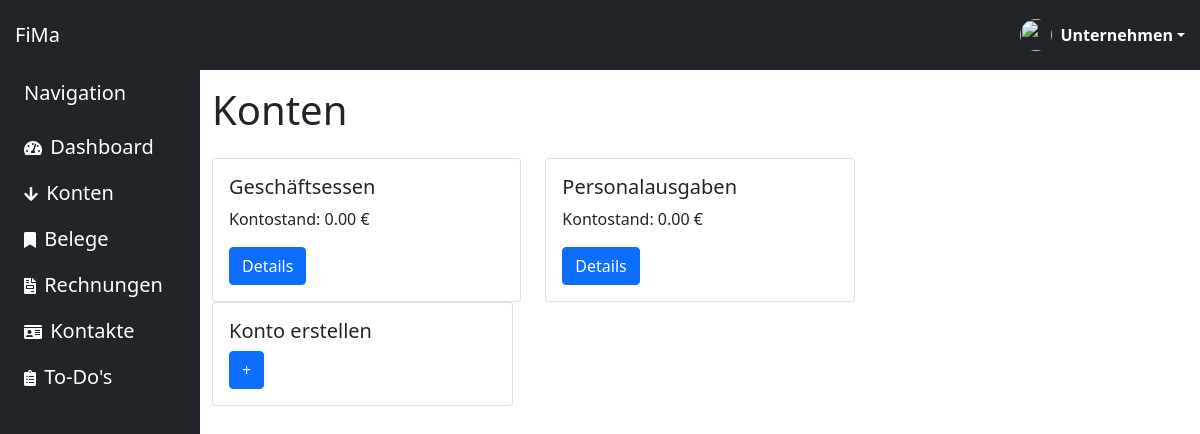
/accounts/ (signed in), run on the app's committed database.
### home/models.py (models this page shows)
class konto(models.Model):
    name = models.CharField(max_length=30,primary_key=True)
    bank = models.CharField(max_length=40)
    iban = models.CharField(max_length=22)
    bic = models.CharField(max_length=10)
    kontostand = models.DecimalField(max_digits=10,decimal_places=2)

### home/views.py (the view)
# urls.py: path('accounts/', views.accounts, name='accounts'),
@login_required()
def accounts(request):
    all_kontos = konto.objects.all()
    all_kontos_dict = {
        'konto': all_kontos
    }
    context = {"title": "Konten","all_kontos_dict":all_kontos}
    return render(request, 'home/accounts.html',context)

### home/templates/home/accounts.html (shortened to what this page needs)
{% extends "home/base.html"%}
{%load static%}
{% block hauptinhalt %}
<div class="col py-3">
  <div class="row">
    <h1>Konten</h1>
    {% if all_kontos_dict %}
    {% for konto in all_kontos_dict %}
    <div class="col-sm-4">
      <div class="card">
        <div class="card-body">
          <h5 class="card-title">{{konto.name}}</h5>
          <p class="card-text">Kontostand: {{konto.kontostand}} €</p>
          <a href="{% url 'home:accountDetails' %}" class="btn btn-primary">Details</a>
        </div>
      </div>
    </div>
    {% endfor %}
    {% endif %}
  <div class="row">
    <div class="col-sm-4">
      <div class="card">
        <div class="card-body">
          <h5 class="card-title">Konto erstellen</h5>
          <a href="{% url 'edit:editBankAccount'%}" class="btn btn-primary">+</a>
        </div>
      </div>
    </div>
  </div>
</div>
{% endblock hauptinhalt %}

### home/templates/home/base.html (style rules this page uses)
.btn:not(:disabled):not(.disabled) { cursor: pointer }
.btn { position: relative; transition: color 0.15s, background-color 0.15s, border-color 0.15s, box-shadow 0.15s }
.btn { position: relative; transition: color 0.15s, background-color 0.15s, border-color 0.15s, box-shadow 0.15s; outline: none !important }

### data on the page
konto: name "Geschäftsessen", kontostand "0.00"
konto: name "Personalausgaben", kontostand "0.00"
